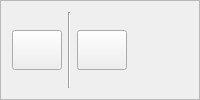
                         <widget class="QFrame" name="frame_7">
                          <property name="frameShape">
                           <enum>QFrame::StyledPanel</enum>
                          </property>
                          <property name="frameShadow">
                           <enum>QFrame::Raised</enum>
                          </property>
                          <layout class="QHBoxLayout" name="horizontalLayout_30">
                           <item>
                            <widget class="QPushButton" name="report_detail_return_btn">
                             <property name="sizePolicy">
                              <sizepolicy hsizetype="Minimum" vsizetype="Fixed">
                               <horstretch>0</horstretch>
                               <verstretch>30</verstretch>
                              </sizepolicy>
                             </property>
                             <property name="minimumSize">
                              <size>
                               <width>50</width>
                               <height>40</height>
                              </size>
                             </property>
                             <property name="maximumSize">
                              <size>
                               <width>60</width>
                               <height>40</height>
                              </size>
                             </property>
                             <property name="toolTip">
                              <string>&lt;html&gt;&lt;head/&gt;&lt;body&gt;&lt;p&gt;Go Back&lt;/p&gt;&lt;/body&gt;&lt;/html&gt;</string>
                             </property>
                             <property name="text">
                              <string/>
                             </property>
                             <property name="icon">
                              <iconset>
                               <normaloff>Icons/back-co (1).png</normaloff>Icons/back-co (1).png</iconset>
                             </property>
                             <property name="iconSize">
                              <size>
                               <width>30</width>
                               <height>30</height>
                              </size>
                             </property>
                            </widget>
                           </item>
                           <item>
                            <widget class="Line" name="line_5">
                             <property name="orientation">
                              <enum>Qt::Vertical</enum>
                             </property>
                            </widget>
                           </item>
                           <item>
                            <widget class="QPushButton" name="excel_btn">
                             <property name="minimumSize">
                              <size>
                               <width>50</width>
                               <height>40</height>
                              </size>
                             </property>
                             <property name="maximumSize">
                              <size>
                               <width>60</width>
                               <height>40</height>
                              </size>
                             </property>
                             <property name="font">
                              <font>
                               <family>Times New Roman</family>
                               <pointsize>10</pointsize>
                              </font>
                             </property>
                             <property name="toolTip">
                              <string>&lt;html&gt;&lt;head/&gt;&lt;body&gt;&lt;p&gt;Export Excel&lt;/p&gt;&lt;/body&gt;&lt;/html&gt;</string>
                             </property>
                             <property name="text">
                              <string/>
                             </property>
                             <property name="icon">
                              <iconset>
                               <normaloff>Icons/xls.png</normaloff>Icons/xls.png</iconset>
                             </property>
                             <property name="iconSize">
                              <size>
                               <width>30</width>
                               <height>30</height>
                              </size>
                             </property>
                            </widget>
                           </item>
                           <item>
                            <spacer name="horizontalSpacer_8">
                             <property name="orientation">
                              <enum>Qt::Horizontal</enum>
                             </property>
                             <property name="sizeHint" stdset="0">
                              <size>
                               <width>40</width>
                               <height>20</height>
                              </size>
                             </property>
                            </spacer>
                           </item>
                          </layout>
                         </widget>
